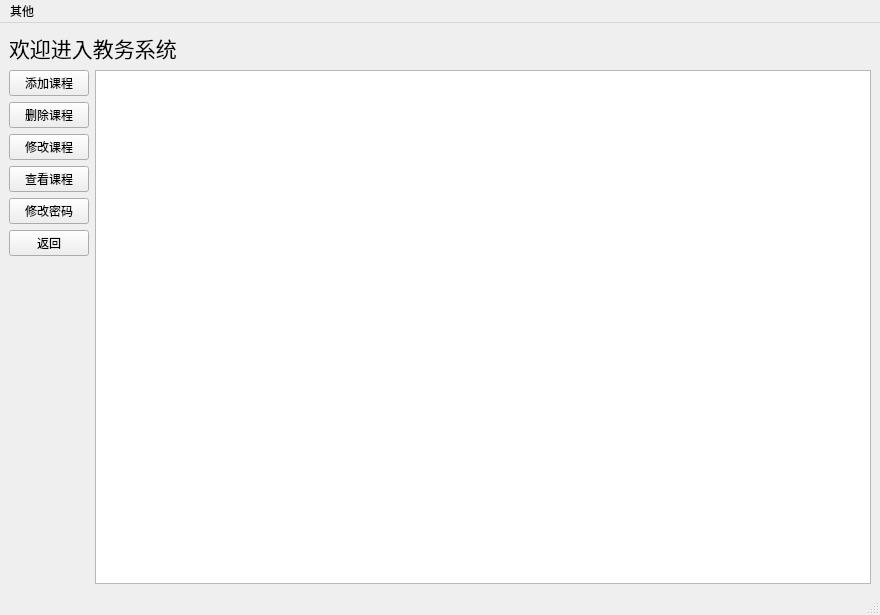
<?xml version="1.0" encoding="UTF-8"?>
<ui version="4.0">
 <class>Provost_MainWindow</class>
 <widget class="QMainWindow" name="Provost_MainWindow">
  <property name="geometry">
   <rect>
    <x>0</x>
    <y>0</y>
    <width>880</width>
    <height>615</height>
   </rect>
  </property>
  <property name="windowTitle">
   <string>Provost</string>
  </property>
  <widget class="QWidget" name="centralwidget">
   <layout class="QGridLayout" name="gridLayout">
    <item row="0" column="0" colspan="2">
     <layout class="QHBoxLayout" name="horizontalLayout">
      <item>
       <widget class="QLabel" name="label">
        <property name="font">
         <font>
          <family>Microsoft YaHei UI</family>
          <pointsize>16</pointsize>
         </font>
        </property>
        <property name="text">
         <string>欢迎进入教务系统</string>
        </property>
       </widget>
      </item>
      <item>
       <spacer name="horizontalSpacer">
        <property name="orientation">
         <enum>Qt::Horizontal</enum>
        </property>
        <property name="sizeHint" stdset="0">
         <size>
          <width>40</width>
          <height>20</height>
         </size>
        </property>
       </spacer>
      </item>
     </layout>
    </item>
    <item row="1" column="0">
     <layout class="QVBoxLayout" name="verticalLayout">
      <item>
       <widget class="QPushButton" name="pushButton_add">
        <property name="font">
         <font>
          <family>Microsoft YaHei UI</family>
         </font>
        </property>
        <property name="text">
         <string>添加课程</string>
        </property>
       </widget>
      </item>
      <item>
       <widget class="QPushButton" name="pushButton_delete">
        <property name="font">
         <font>
          <family>Microsoft YaHei UI</family>
         </font>
        </property>
        <property name="text">
         <string>删除课程</string>
        </property>
       </widget>
      </item>
      <item>
       <widget class="QPushButton" name="pushButton_modify">
        <property name="font">
         <font>
          <family>Microsoft YaHei UI</family>
         </font>
        </property>
        <property name="text">
         <string>修改课程</string>
        </property>
       </widget>
      </item>
      <item>
       <widget class="QPushButton" name="pushButton_check">
        <property name="font">
         <font>
          <family>Microsoft YaHei UI</family>
         </font>
        </property>
        <property name="text">
         <string>查看课程</string>
        </property>
       </widget>
      </item>
      <item>
       <widget class="QPushButton" name="pushButton_pw">
        <property name="font">
         <font>
          <family>Microsoft YaHei UI</family>
         </font>
        </property>
        <property name="text">
         <string>修改密码</string>
        </property>
       </widget>
      </item>
      <item>
       <widget class="QPushButton" name="pushButton_return0">
        <property name="font">
         <font>
          <family>Microsoft YaHei UI</family>
         </font>
        </property>
        <property name="text">
         <string>返回</string>
        </property>
       </widget>
      </item>
      <item>
       <spacer name="verticalSpacer">
        <property name="orientation">
         <enum>Qt::Vertical</enum>
        </property>
        <property name="sizeHint" stdset="0">
         <size>
          <width>20</width>
          <height>40</height>
         </size>
        </property>
       </spacer>
      </item>
     </layout>
    </item>
    <item row="1" column="1">
     <widget class="QTableWidget" name="tableWidget_all_courses"/>
    </item>
   </layout>
  </widget>
  <widget class="QMenuBar" name="menubar">
   <property name="geometry">
    <rect>
     <x>0</x>
     <y>0</y>
     <width>880</width>
     <height>23</height>
    </rect>
   </property>
   <widget class="QMenu" name="menu">
    <property name="title">
     <string>其他</string>
    </property>
    <addaction name="action"/>
    <addaction name="action_2"/>
   </widget>
   <addaction name="menu"/>
  </widget>
  <widget class="QStatusBar" name="statusbar"/>
  <action name="action">
   <property name="text">
    <string>帮助</string>
   </property>
   <property name="font">
    <font>
     <family>Microsoft YaHei UI</family>
    </font>
   </property>
  </action>
  <action name="action_2">
   <property name="text">
    <string>关于</string>
   </property>
   <property name="font">
    <font>
     <family>Microsoft YaHei UI</family>
    </font>
   </property>
  </action>
 </widget>
 <resources/>
 <connections/>
</ui>
